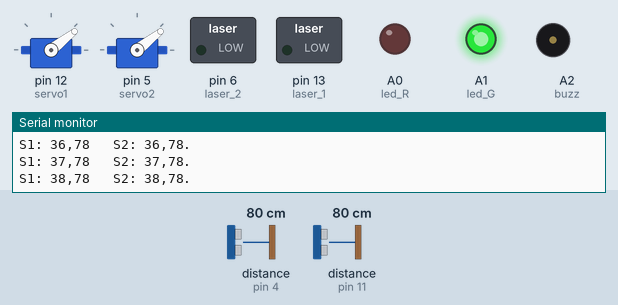
Recording of a sketch running on a simulated Arduino Uno, built with avr-gcc and run on an emulated ATmega328P. Parts: 2 × servo, switched loads named in the sketch (green lamp = pin HIGH), output pins drawn as LEDs (lit = HIGH), buzzer (waves = sounding, pin HIGH), the last lines printed to the serial monitor. Wiring (inferred from the names in the program): 2 × ultrasonic range finder: trigger pin 3, echo pin 4 / trigger pin 10, echo pin 11. Dashed ring = blinking. The inputs (shaded band) are chosen by the test bench; at power-on: distance to the obstacle (sensors on pin 11, pin 4) 80 cm. The echo pulse lasts 58.3 µs per cm; pins used as bus, display or sensor lines are not drawn.

Above: at 1.2 s.
1.3 s: distance to the obstacle (sensor on pin 11) set to 30 cm
4.3 s: distance to the obstacle (sensor on pin 11) set to 23 cm
At 4.48 s:
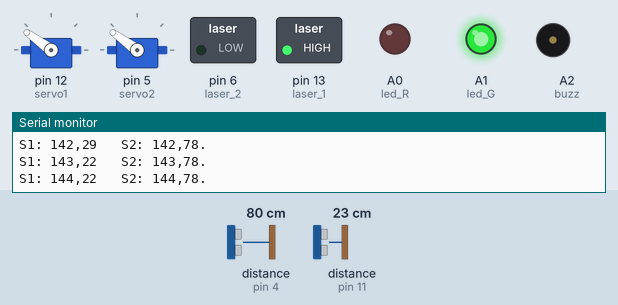
7.3 s: distance to the obstacle (sensor on pin 4) set to 28 cm
10.3 s: distance to the obstacle (sensor on pin 4) set to 24 cm
At 10.59 s:
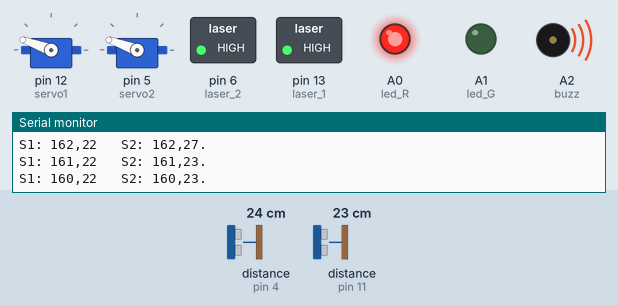
13.3 s: distance to the obstacle (sensor on pin 4) set to 250 cm
At 14.23 s:
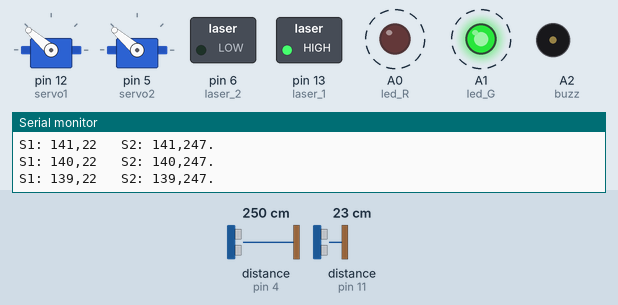
16.3 s: distance to the obstacle (sensor on pin 4) set to 2 cm
At 16.6 s:
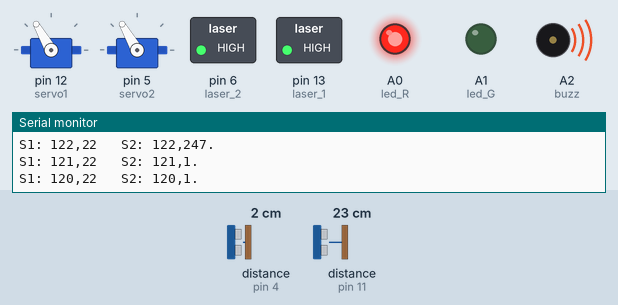
Timing chart, 0 to 22.4 s (numbered marks = the images above; inputs shaded):
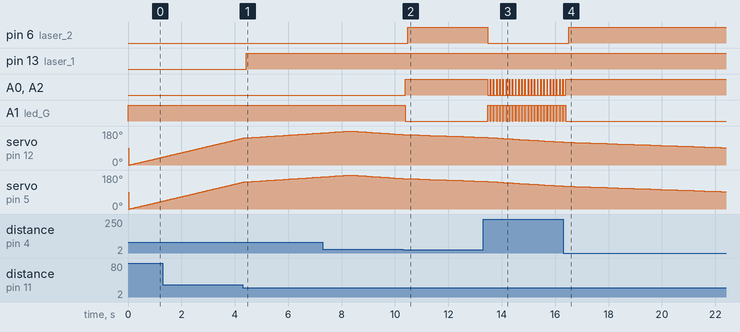

Measured:
- the behaviour switches between 27 and 26 cm on distance to the obstacle (sensor on pin 11) (found by bisection; images 0 and 1)
- the behaviour switches between 27 and 26 cm on distance to the obstacle (sensor on pin 4) (found by bisection; images 1 and 2)
- after the input at 4.3 s, pin 13 (laser_1): LOW → HIGH after 0.13 s
- after the input at 10.3 s, pin 6 (laser_2): LOW → HIGH after 0.19 s; A0 (led_R), A2 (buzz): LOW → HIGH after 0.08 s; A1 (led_G): HIGH → LOW after 0.08 s
- after the input at 13.3 s, pin 6 (laser_2): HIGH → LOW after 0.17 s; A0 (led_R), A2 (buzz): alternates HIGH for 0.02 s and LOW for 0.10 s, starting after 0.17 s; A1 (led_G): alternates HIGH for 0.10 s and LOW for 0.02 s, starting after 0.17 s
- after the input at 16.3 s, pin 6 (laser_2): LOW → HIGH after 0.20 s; A0 (led_R), A2 (buzz): goes on until 16.4 s, then stays HIGH; A1 (led_G): goes on until 16.4 s, then stays LOW

The sketch:

FINAL_ARDUINO.ino
```cpp
#include <Servo.h>
//#include <NewPing.h>


const int trigPin1 = 10, echoPin1 = 11;
const int trigPin2 = 3, echoPin2 = 4;

const int laser_1 = 13;
const int laser_2 = 6;
int led_R = A0, led_G = A1, buzz = A2;

Servo servo1, servo2;

int angle1 = 0, angle2 = 0;
bool dir1 = true, dir2 = false;  // direction flags

unsigned long lastMoveTime = 0;
const unsigned long moveInterval = 30; // ms between movements

void setup() {
  pinMode(trigPin1, OUTPUT);
  pinMode(echoPin1, INPUT);
  pinMode(laser_1, OUTPUT);

  pinMode(trigPin2, OUTPUT);
  pinMode(echoPin2, INPUT);
  pinMode(laser_2, OUTPUT);
  pinMode(led_R, OUTPUT);
  pinMode(led_G, OUTPUT);
  pinMode(buzz, OUTPUT);

  servo1.attach(12);
  servo2.attach(5);
  Serial.begin(9600);
  digitalWrite(led_G, HIGH);

}

int getDistance(int trigPin, int echoPin) {
  digitalWrite(trigPin, LOW);
  delayMicroseconds(2);
  digitalWrite(trigPin, HIGH);
  delayMicroseconds(10);
  digitalWrite(trigPin, LOW);

  long duration = pulseIn(echoPin, HIGH,25000); // 20ms timeout

  int distance = duration * 0.034 / 2;
  return (duration == 0) ? -1 : distance;
}

void loop() {
  if (millis() - lastMoveTime >= moveInterval) {
    lastMoveTime = millis();

    // Servo 1 scanning
    servo1.write(angle1);
    int d1 = getDistance(trigPin1, echoPin1);
    Serial.print("S1: ");
    Serial.print(angle1);
    Serial.print(",");
    Serial.print(d1);

    if (d1 > 0 && d1 <= 25) {
      servo2.write(angle1);
      delay(100);
      digitalWrite(laser_1, HIGH);
      digitalWrite(led_G, LOW);
      digitalWrite(led_R, HIGH);
      digitalWrite(buzz, HIGH);

    }

    else {
      digitalWrite(led_G, HIGH);
      digitalWrite(laser_1, LOW);
      digitalWrite(led_R, LOW);
      digitalWrite(buzz, LOW);

    }


     /*
    // Continuously follow object until it moves out of range
    while (d1 > 0 && d1 <= 10) {
      servo1.write(angle1);
      delay(1);
      digitalWrite(laser_1, HIGH);
      digitalWrite(led_R, HIGH);
      digitalWrite(buzz, HIGH);
      digitalWrite(led_G, LOW);

      d1 = getDistance(trigPin1, echoPin1);
      if (d1 > 10) {
        digitalWrite(laser_1, LOW);
        digitalWrite(led_R, LOW);
        digitalWrite(buzz, LOW);
        digitalWrite(led_G, HIGH);
        break;
      }
    }
    */

    // update angle1
    if (dir1) angle1++;
    else angle1--;
    if (angle1 >= 180 || angle1 <= 0) dir1 = !dir1;

    // Servo 2 scanning
    servo2.write(angle2);
    int d2 = getDistance(trigPin2, echoPin2);
    Serial.print("\t S2: ");
    Serial.print(angle2);
    Serial.print(",");
    Serial.print(d2);
    Serial.println(".");

    if (d2 > 0 && d2 <= 25) {
      servo2.write(angle2);
      delay(100);
      digitalWrite(laser_2, HIGH);
      digitalWrite(led_R, HIGH);
      digitalWrite(led_G, LOW);
      digitalWrite(buzz, HIGH);
    }


    else {
      digitalWrite(led_G, HIGH);
      digitalWrite(laser_2, LOW);
      digitalWrite(led_R, LOW);
      digitalWrite(buzz, LOW);
    }


    /*
     // Continuously follow object until it moves out of range
    while (d2 > 0 && d2 <= 10) {
      servo1.write(angle2);
      delay(10);
      digitalWrite(laser_2, HIGH);
      digitalWrite(led_R, HIGH);
      digitalWrite(buzz, HIGH);
      digitalWrite(led_G, LOW);

      d2 = getDistance(trigPin2, echoPin2);
      if (d2 > 10) {
        digitalWrite(laser_2, LOW);
        digitalWrite(led_R, LOW);
        digitalWrite(buzz, LOW);
        digitalWrite(led_G, HIGH);
        break;
      }
    }
    */

    // update angle2
    if (dir2) angle2--;
    else angle2++;
    if (angle2 >= 180 || angle2 <= 0) dir2 = !dir2;
  }
}
```
